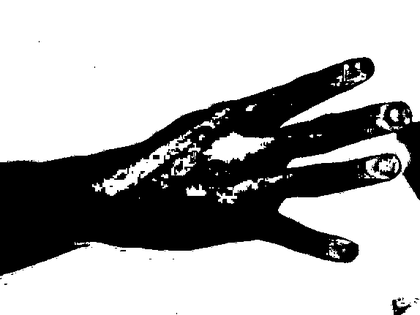
%> input picture Test-Masks/Test-Ima-06.bmp, 420 x 315 px, shrunk from 574 x 431 before the run
$ octave centromano.m   (GNU Octave 9; MATLAB toolbox functions it lacks are replaced by stand-ins)
%> lines starting %> are read from the running program, lines starting %| are printed output that depends on the picture; in (x1, y1, x2, y2) boxes, pixels count from 0 and x2, y2 are one past the last pixel; in counts of white or black regions, pixels touching at a corner belong together; the program's own positions count from 1
clc;
close all;
clear all;

%% OBTENCIÓN DE PARÁMETROS PRINCIPALES

%cd('C:\Users\piv115\Desktop\manos_PauR_DavidV\Masks-Ideal')
cd('Test-Masks');
%cd('C:\Users\Patron\Desktop\pruebas\Test-Dataset\Test-Masks');

%Leemos la imagen y le hacemos un relleno de los posibles huecos que esta
%pueda contener. Esto limpia bastante las imagenes con peor calidad, lo
%cual permite que la obtención de los contornos sea mejor. Dado que matlab
%interpreta un agujero una mancha negra rodeada de puntos blancos, debemos
%hacer el negativo de nuestra máscara y revertir el proceso después.

im = imread('Test-Ima-06.bmp');
%> im is the input picture: size 315x420 uint8; min 0, max 255, mean 172.2
im=imcomplement(im);
im=imfill(im,'holes');
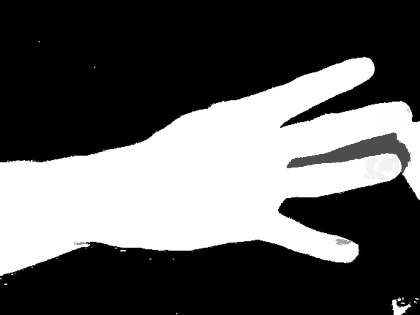
%> im: size 315x420 uint8; min 0, max 255, mean 92.5
im=imcomplement(im);
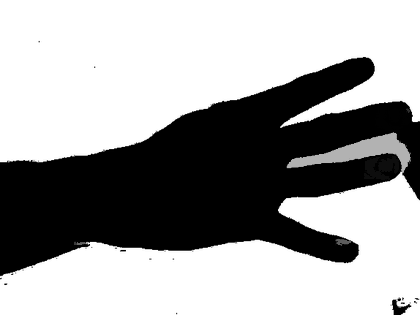
%> im: size 315x420 uint8; min 0, max 255, mean 162.5
%imshow(im)

%Aplicamos la transformada de la distancia euclidea obteniendo así el punto
%central de as máscaras. Algunas máscaras situan su punto central en el
%brazo, cosa que no nos afectará de cara a recorrer el contorno
%posteriormente.

dist_tr = bwdist(im,'euclidean');
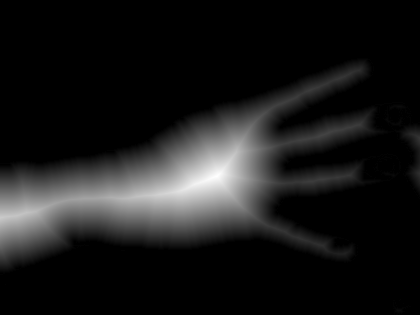
%> dist_tr: size 315x420 single; min 0, max 66.91, mean 6.9; drawn with min black and max white
%figure;
%imshow(dist_tr,[])


[centery,centerx] = find(ismember(dist_tr,max(dist_tr(:))));
%> centery = 177; centerx = 217

if(length(centery)>1)
    centery=centery(1);
end
if(length(centerx)>1)
    centerx=centerx(1);
end

%Deefinimos algunos elementos estructurantes que usaremos para limpiar la
%imagen.
%--> se1 eliminará gran parte de las particulas pequeñas de la imagen,
%aunque recortará dedos ocasionalmente.
%--> se2 servirá para eliminar contornos que no formen parte de la mano, o
%que si sean piel, pero no sean relevantes de cara a hacer el recuento de
%dedos.

%HAY QUE AJUSTAR EL TAMAÑO DEL STREL SEGÚN EL TAMAÑO DE LA IMAGEN, PROPONGO
%HACER UNA REDUCCIÓN QUE TOME 480x640 COMO ESTANDAR Y BASADO EN UN LADO
%HAGA UNA REDUCCIÓN A LA MITAD SI SE DIEZMA, O DOBLE SI SE INTERPOLA
%se1=strel('square',15);
se1=strel('disk',12,8);
se2=strel('square',3);
se3=strel('square',3);
im=imclose(im,se1);
contour=imdilate(im,se2)-im;
%figure;
%imshow(contour)

%% OBTENCIÓN DE CONTORNO DE LA MANO

[n_rows,n_cols]=size(contour);
%> n_rows = 315; n_cols = 420

contour=im2bw(contour,0.4); %binariza la imagen y hace que el tipo de dato sea binario
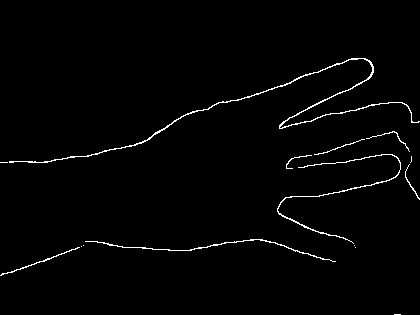
%> contour: size 315x420 logical; 1.6% white in thin lines or dots, all inside (x1, y1, x2, y2) = (0, 58, 420, 315)

%Creamos un borde blanco en toda la imagen, para así poder obtener regiones
%cerradas completamente.

for i=1:n_rows
    contour(i,n_cols)=1;
    contour(i,1)=1;
end
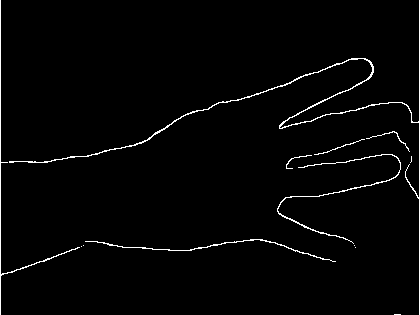
%> contour: size 315x420 logical; 2% white in thin lines or dots

for i=1:n_cols
    contour(1,i)=1;
    contour(n_rows,i)=1;
end
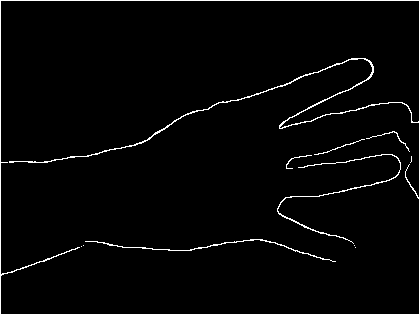
%> contour: size 315x420 logical; 2.7% white in thin lines or dots

%Aquí rellenamos la mano cuyo centro sabemos que cae en [centery centerx],
%en algunas ocasiones, el centro se encuentra erroneamente y el se ubica en
%un píxel de contorno, para evitar esto deplazamos la componente horizontal
%un píxel hacia la derecha. Cuando rellenemos la mano, eliminamos el resto
%de figura que no sean la mano propiamente, hacemos un repaso a los
%agujeros que puedan sobrar y nos quedamos con el contorno final.

f_contour=imfill(contour,[centery centerx+1]);
%> f_contour: size 315x420 logical; every value is 1
f_contour=imopen(f_contour,se3);
f_contour=imfill(f_contour,'holes');
f_contour=bwmorph(f_contour,'remove');
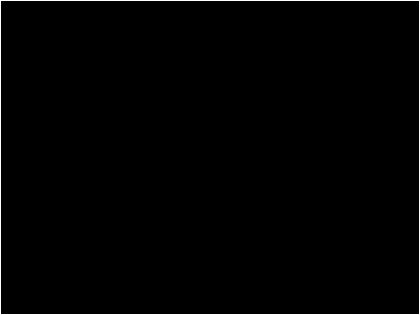
%> f_contour: size 315x420 logical; 1.1% white in thin lines or dots
figure;
imshow(f_contour);

%% RECORRIDO DEL CONTORNO

%Aquí lo que se pretende hacer es situarse en un punto arbitrario como el
%centro que obtenemos en la transformada de la distancia, y ubicar un punto
%blanco cualquiera, pues sabemos que ese punto es parte del contorno
%seguro.

true=1;
false=0;
found=false;
ini_x=0;
ini_y=0;
%PREALLOCATION DE 'BOUNDS'?

for i=1:n_rows
    for j=1:n_cols
        if f_contour(i,j)==1 && found==false
            found=true;
            ini_y=i;
            ini_x=j;
            break;
        end
    end
    if found==true
        break;
    end
end
%> after the loop, found = 1; ini_x = 1; ini_y = 1

bounds=bwtraceboundary(f_contour,[ini_y ini_x],'NE');
%> bounds = 1467 rows, first 12: [1 1; 1 2; 1 3; 1 4; 1 5; 1 6; 1 7; 1 8; 1 9; 1 10; 1 11; 1 12]
bounds=cat(2,bounds,zeros(length(bounds),1));

for i=1:size(bounds)
    bounds(i,3)=pdist([bounds(i,1),bounds(i,2);centery,centerx],'euclidean');
end
%> after the loop, bounds = 1467 rows, first 12: [1 1 278.6; 1 2 277.9; 1 3 277.1; 1 4 276.3; 1 5 275.5; 1 6 274.8; 1 7 274; 1 8 273.2; 1 9 272.5; 1 10 271.7; 1 11 270.9; 1 12 270.2]

dist=bounds(1:end,3);
%> dist = 1467 values, max 278.6 at index 1, min 138 at index 937, mean 209.9
smoothdist=medfilt1(smooth(dist,100),100);
%> smoothdist = 1467 values, max 251.5 at index 1418, min 121.8 at index 1, mean 209
%smoothdist=medfilt1(dist,200);
figure();
%> (the run ends here)

$ run again, with Test-Masks/Test-Ima-01.bmp copied over Test-Masks/Test-Ima-06.bmp
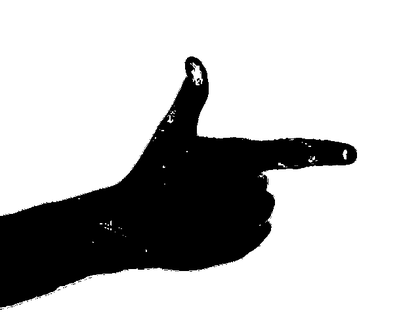
%> input picture Test-Masks/Test-Ima-01.bmp, 420 x 315 px, shrunk from 640 x 480 before the run
%> im is the input picture: size 315x420 uint8; min 0, max 255, mean 191.2
%> centery = 203; centerx = 193
%> after the loop `for i=1:n_rows`:
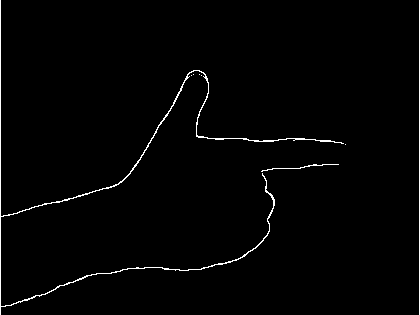
%> contour: size 315x420 logical; 1.4% white in thin lines or dots
%> after the loop `for i=1:n_cols`:
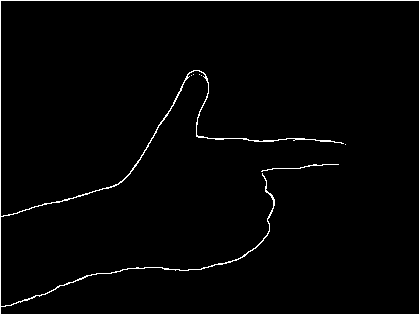
%> contour: size 315x420 logical; 2.1% white in thin lines or dots
%> after the loop `for i=1:n_rows`: found = 1
%> `bounds=bwtraceboundary(f_contour,[ini_y ini_x],'NE');`: bounds = 1467 rows, first 12: [1 1; 1 2; 1 3; 1 4; 1 5; 1 6; 1 7; 1 8; 1 9; 1 10; 1 11; 1 12]
%> after the loop `for i=1:size(bounds)`: bounds = 1467 rows, first 12: [1 1 278.7; 1 2 278; 1 3 277.3; 1 4 276.6; 1 5 275.9; 1 6 275.3; 1 7 274.6; 1 8 273.9; 1 9 273.2; 1 10 272.6; 1 11 271.9; 1 12 271.2]
%> dist = 1467 values, max 303.9 at index 420, min 112 at index 961, mean 212.3
%> smoothdist = 1467 values, max 283.4 at index 400, min 118.1 at index 937, mean 211.4

$ run again, with Test-Masks/Test-Ima-02.bmp copied over Test-Masks/Test-Ima-06.bmp
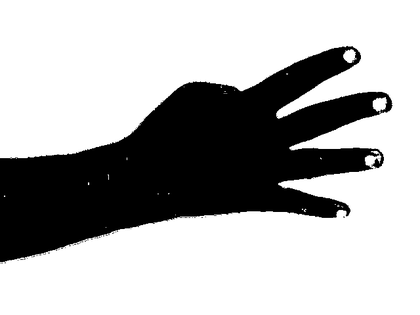
%> input picture Test-Masks/Test-Ima-02.bmp, 420 x 315 px, shrunk from 640 x 480 before the run
%> im is the input picture: size 315x420 uint8; min 0, max 255, mean 177.6
%> centery = 151; centerx = 207
%> after the loop `for i=1:n_rows`:
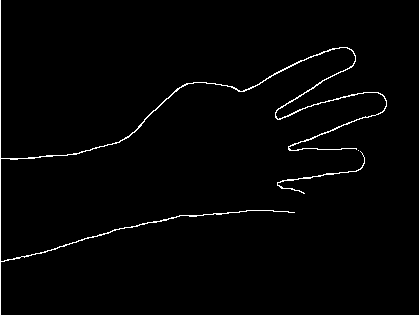
%> contour: size 315x420 logical; 1.8% white in thin lines or dots
%> after the loop `for i=1:n_cols`:
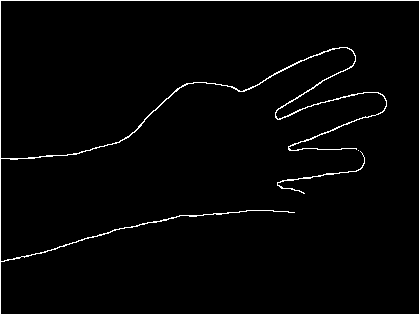
%> contour: size 315x420 logical; 2.4% white in thin lines or dots
%> after the loop `for i=1:n_rows`: found = 1
%> `bounds=bwtraceboundary(f_contour,[ini_y ini_x],'NE');`: bounds = 1467 rows, first 12: [1 1; 1 2; 1 3; 1 4; 1 5; 1 6; 1 7; 1 8; 1 9; 1 10; 1 11; 1 12]
%> after the loop `for i=1:size(bounds)`: bounds = 1467 rows, first 12: [1 1 254.8; 1 2 254; 1 3 253.2; 1 4 252.4; 1 5 251.6; 1 6 250.8; 1 7 250; 1 8 249.2; 1 9 248.4; 1 10 247.6; 1 11 246.8; 1 12 246]
%> dist = 1467 values, max 268.8 at index 734, min 150 at index 207, mean 209.4
%> smoothdist = 1467 values, max 249.1 at index 701, min 109 at index 1, mean 208.6

$ run again, with Test-Masks/Test-Ima-03.bmp copied over Test-Masks/Test-Ima-06.bmp
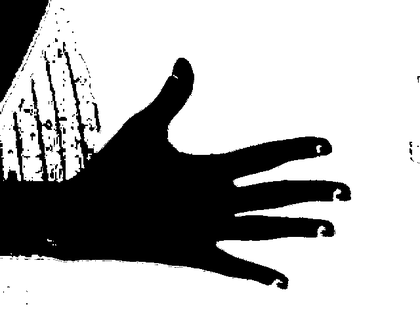
%> input picture Test-Masks/Test-Ima-03.bmp, 420 x 315 px, shrunk from 640 x 480 before the run
%> im is the input picture: size 315x420 uint8; min 0, max 255, mean 177.2
%> `[centery,centerx] = find(ismember(dist_tr,max(dist_tr(:))));`: centery = [201; 201; 201]; centerx = [139; 140; 141]
%> `centery=centery(1);`: centery = 201
%> `centerx=centerx(1);`: centerx = 139
%> `f_contour=imopen(f_contour,se3);`:
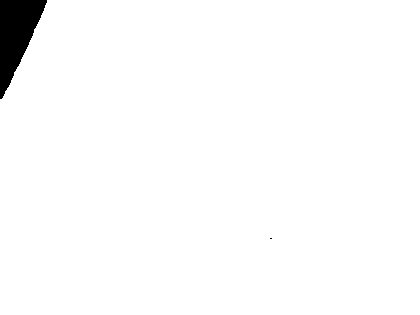
%> f_contour: size 315x420 logical; 98.1% white; 2 black regions (1 under 20 px), largest, box (x1, y1, x2, y2) and area: (0, 0, 47, 99) 2542
%> after the loop `for i=1:n_rows`: found = 1; ini_x = 48; ini_y = 1
%> `bounds=bwtraceboundary(f_contour,[ini_y ini_x],'NE');`: bounds = 1421 rows, first 12: [1 48; 1 49; 1 50; 1 51; 1 52; 1 53; 1 54; 1 55; 1 56; 1 57; 1 58; 1 59]
%> after the loop `for i=1:size(bounds)`: bounds = 1421 rows, first 12: [1 48 219.7; 1 49 219.3; 1 50 218.9; 1 51 218.5; 1 52 218.1; 1 53 217.7; 1 54 217.3; 1 55 216.9; 1 56 216.5; 1 57 216.2; 1 58 215.8; 1 59 215.4]
%> dist = 1421 values, max 344.9 at index 373, min 114 at index 968, mean 216.4
%> smoothdist = 1421 values, max 325.1 at index 360, min 103.1 at index 1, mean 215.8
